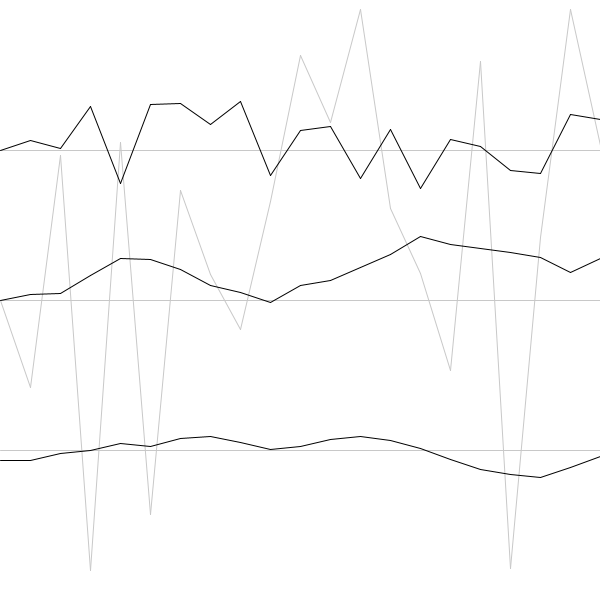
Frame 1 (no input)
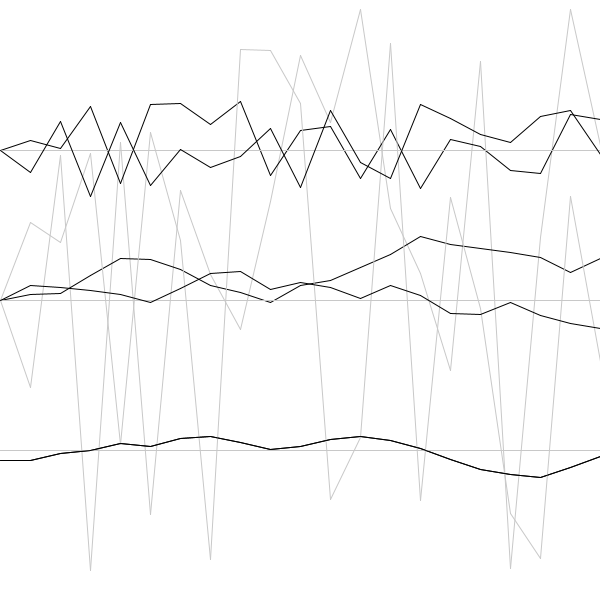
Frame 2 (the mouse pressed at the canvas centre, redrawn once)

The Processing sketch that drew these frames (run headless with seeded random() and noise(); the mouse was pressed at the canvas centre and the sketch redrawn once):

// Processing sketch: processing_128048
// ── processing_128048.pde

/**
 This sketch shows some of the basic forms that we can follow when generating 
 random numbers. 
 
 In the background, there is a pale version of a line that uses
 pure random values for the y coordinates, allowing them to range across the 
 entire height of the canvas. 
 
 In the foreground, the top line restricts the range of the random values to a thin
 region around the base line. The next line uses variance instead, where each y
 value is a random offset from the location of the last one. The third line uses
 Perlin noise to generate y values within a restricted range. Since Perlin noise
 has a smooth shape to it, the final line is smoother, but still stays tightly
 bound to the base line.
 
 All of the lines are drawn the same way. We start with an x,y value on the left of
 canvas. We generate a new y value, giving us a new point that uses this new y value
 and x plus our step size. We draw a line between these two points and then update 
 lastY to hang on to the last y value we drew. We repeat this until the line hits the 
 right side of the canvas.
 
 C. Andrews
 2014-01-13
 
 **/

float stepSize = 30; // the size of the steps between different x values

void setup() {
  size(600, 600);
  background(255);   
  noLoop(); // turn off looping
}

void draw() {

  // draw the full random line
  float lastY = height/2;
  float y = height/2;
  stroke(200); // brighten this so it fades into the background
  for (int x = 0; x <= width - stepSize; x += stepSize) {
    y = random(0, height);
    line(x, lastY, x+stepSize, y);
    lastY = y;
  }


  // update the base line for the second line
  int yBase = height/4;
  lastY = yBase;

  // draw the base line for the second line
  stroke(200);
  line(0, yBase, width, yBase);

  // draw the second line - y randomized within a fixed range  
  stroke(0);
  for (int x = 0; x <= width - stepSize; x += stepSize) {
    y = yBase + random(-50, 50);
    line(x, lastY, x+stepSize, y);
    lastY = y;
  }


  // update the base line for the third line
  yBase = height/2;
  lastY = yBase;
  // draw the base line for the third line
  stroke(200);
  line(0, yBase, width, yBase);

  // draw the third line - using randomized variance to find y as an offset of   
  // the previous y
  stroke(0);
  for (int x = 0; x <= width - stepSize; x += stepSize) {
    y = lastY + random(-20, 20);
    line(x, lastY, x+stepSize, y);
    lastY = y;
  }


  // update the base line for the fourth line
  yBase = 3*height/4;
  lastY = yBase + noise(0)* 100 - 50;
  // draw the base line for the fourth line
  stroke(200);
  line(0, yBase, width, yBase);

  // draw the fourth line - use noise to find a random location for y within a fixed range
  // note that this is the same -50 to 50 range used by the second line
  // also, the jaggedness of the line can be changed by adjusting the 0.004  
  stroke(0);
  for (int x = 0; x <= width - stepSize; x += stepSize) {
    y = yBase + noise(x*0.004)* 100 - 50;
    line(x, lastY, x+stepSize, y);
    lastY = y;
  }
}
